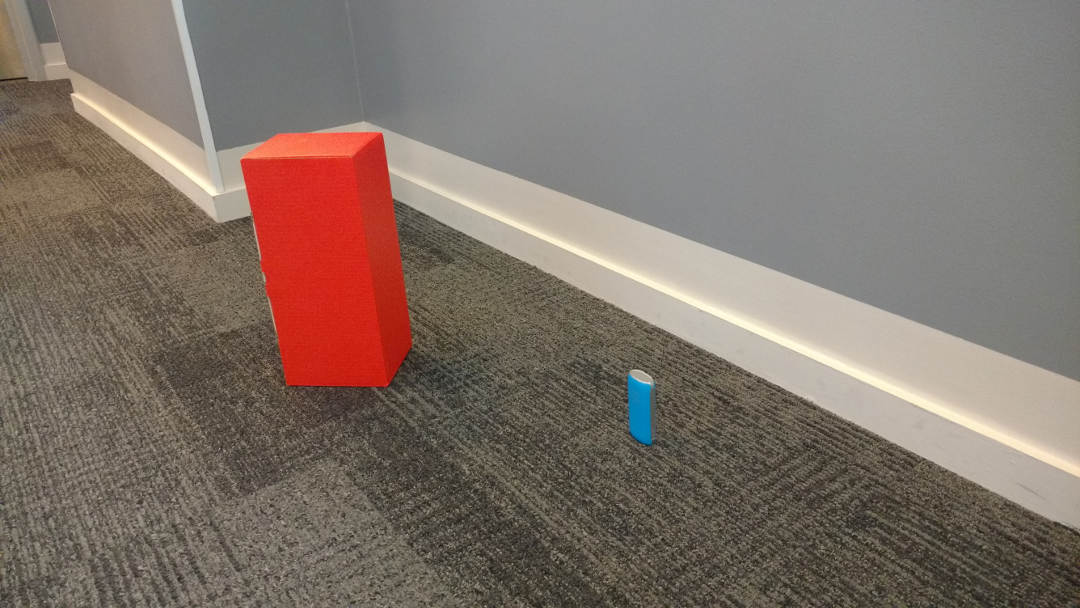
#> input picture hall_box_battery1.jpg, 1080 x 608 px, given in place of the camera
$ python draw_circles.py   (older library calls are emulated)
#> lines starting #> are read from the running program, lines starting #| are printed output that depends on the picture; after the words box and inside, x2 and y2 are one past the last pixel; in counts of white or black regions, pixels touching at a corner belong together
#!/usr/bin/env python
__author__ = "Matheus Dib, Fabio de Miranda"

import cv2
import cv2.cv as cv
import numpy as np
import math
from matplotlib import pyplot as plt
import time
distancia = 3
pos = [[0,0],[0,0]]
direcao = "none"
# If you want to open a video, just change this path
# cap = cv2.VideoCapture('hall_box_battery.mp4')

# Parameters to use when opening the webcam.
cap = cv2.VideoCapture(0)
cap.set(cv.CV_CAP_PROP_FRAME_WIDTH, 640)
cap.set(cv.CV_CAP_PROP_FRAME_HEIGHT, 480)

lower = 0
upper = 1


# Returns an image containing the borders of the image
# sigma is how far from the median we are setting the thresholds
def auto_canny(image, sigma=0.33):
    # compute the median of the single channel pixel intensities
    v = np.median(image)

    # apply automatic Canny edge detection using the computed median
    lower = int(max(0, (1.0 - sigma) * v))
    upper = int(min(255, (1.0 + sigma) * v))
    edged = cv2.Canny(image, lower, upper)

    # return the edged image
    return edged


while (True):
    # Capture frame-by-frame

    ret, frame = cap.read()
#> frame is the input picture: shape (608, 1080, 3); mean B, G, R 106, 115, 128.9

    # Convert the frame to grayscale
    gray = cv2.cvtColor(frame, cv2.COLOR_BGR2GRAY)
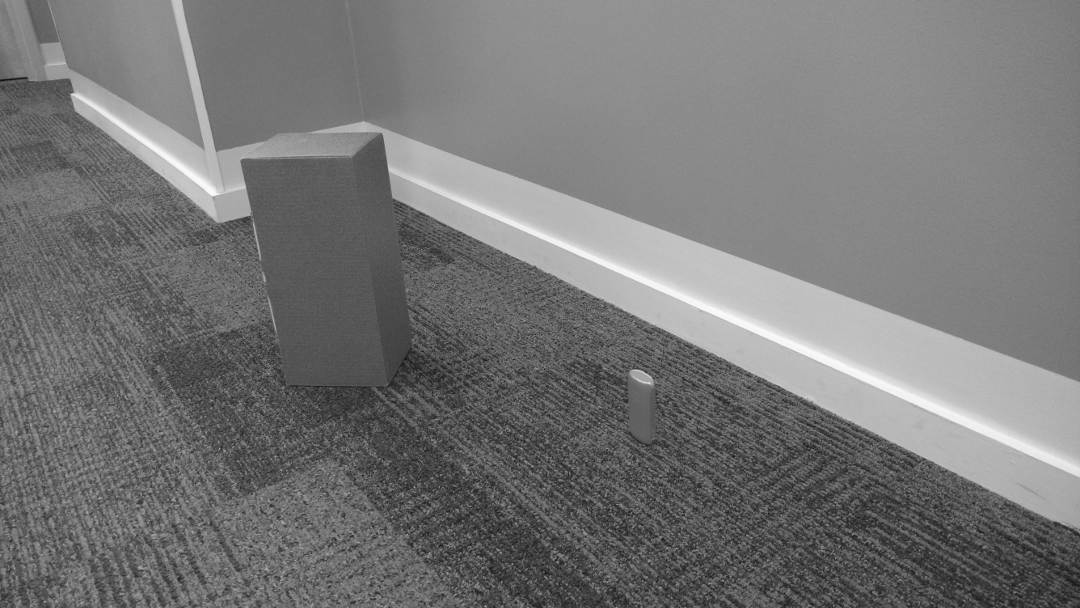
#> gray: shape (608, 1080); min 15, max 253, mean 118.1
    # A gaussian blur to get rid of the noise in the image
    blur = cv2.GaussianBlur(gray, (9, 9), 0)
    # Detect the edges present in the image
    bordas = auto_canny(blur)
#> in auto_canny, `v = np.median(image)`: v = 114
#> in auto_canny, `lower = int(max(0, (1.0 - sigma) * v))`: lower = 76
#> in auto_canny, `upper = int(min(255, (1.0 + sigma) * v))`: upper = 151
#> in auto_canny, `edged = cv2.Canny(image, lower, upper)`:
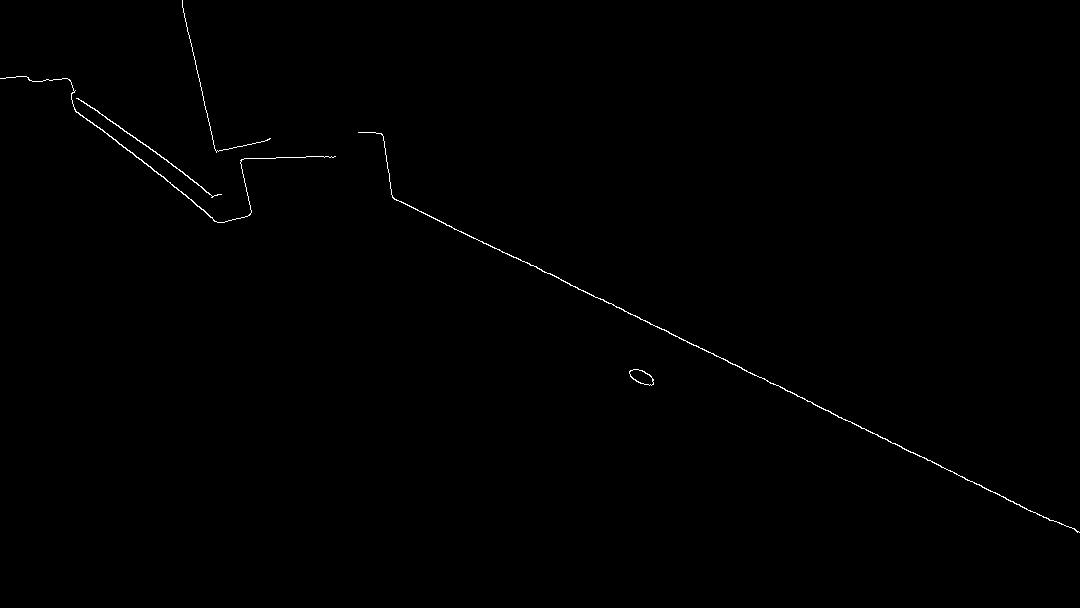
#> edged: shape (608, 1080); 0.32% white in thin lines or dots, all inside (x1, y1, x2, y2) = (0, 0, 1080, 533)

    circles = []

    # Obtains a version of the edges image where we can draw in color
    bordas_color = cv2.cvtColor(bordas, cv2.COLOR_GRAY2BGR)

    # HoughCircles - detects circles using the Hough Method. For an explanation of
    # param1 and param2 please see an explanation here http://www.pyimagesearch.com/2014/07/21/detecting-circles-images-using-opencv-hough-circles/
    circles = cv2.HoughCircles(bordas, cv.CV_HOUGH_GRADIENT, 2, 40, param1=50, param2=100, minRadius=5, maxRadius=60)
#> circles = None
    if circles != None:
        circles = np.uint16(np.around(circles))

        for j in range(len(circles[0, :])):
            i =  circles[0,j]
            #anterior = circles[0, j-1]
            if not j+1>=len(circles[0, :]):
                posterior = circles[0, j + 1]
            # draw the outer circle
            # cv2.circle(img, center, radius, color[, thickness[, lineType[, shift]]])
            cv2.circle(bordas_color, (i[0], i[1]), i[2], (0, 255, 0), 2)
            # draw the center of the circle
            cv2.circle(bordas_color, (i[0], i[1]), 2, (0, 0, 255), 3)
            distancia = 4000/(i[2]*2)
            if(len(circles[0, :]) == 3):
                print(abs(circles[0, 0][0] -circles[0, 2][0] ))
                if(abs(int(circles[0, 0][0]) -int(circles[0, 2][0]) ) > abs(int(circles[0, 0][1]) - int(circles[0, 2][1]))):
                    direcao = "horizontal"
                else:
                    direcao = "vertical"

    # Draw a diagonal blue line with thickness of 5 px
    # cv2.line(img, pt1, pt2, color[, thickness[, lineType[, shift]]])


    # cv2.rectangle(img, pt1, pt2, color[, thickness[, lineType[, shift]]])
    cv2.rectangle(bordas_color, (384, 0), (510, 128), (0, 255, 0), 3)

    # cv2.putText(img, text, org, fontFace, fontScale, color[, thickness[, lineType[, bottomLeftOrigin]]])
    font = cv2.FONT_HERSHEY_SIMPLEX
    cv2.putText(bordas_color, '{0} - {1}'.format(distancia,direcao), (0, 50), font, 2, (255, 255, 255), 2, cv2.CV_AA)
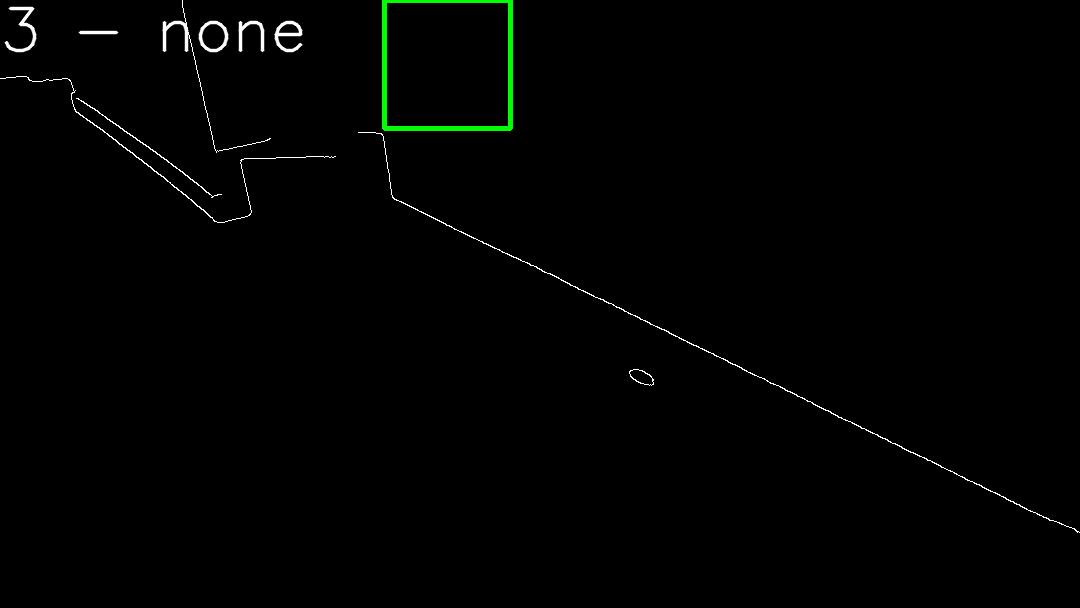
#> bordas_color: shape (608, 1080, 3); mean B, G, R 1.5, 2.3, 1.5

    # More drawing functions @ http://docs.opencv.org/2.4/modules/core/doc/drawing_functions.html

    # Display the resulting frame
    cv2.imshow('Detector de circulos', bordas_color)

    if cv2.waitKey(1) & 0xFF == ord('q'):
#> (key q is pressed here)
        break
        # When everything done, release the capture
cap.release()
cv2.destroyAllWindows()
